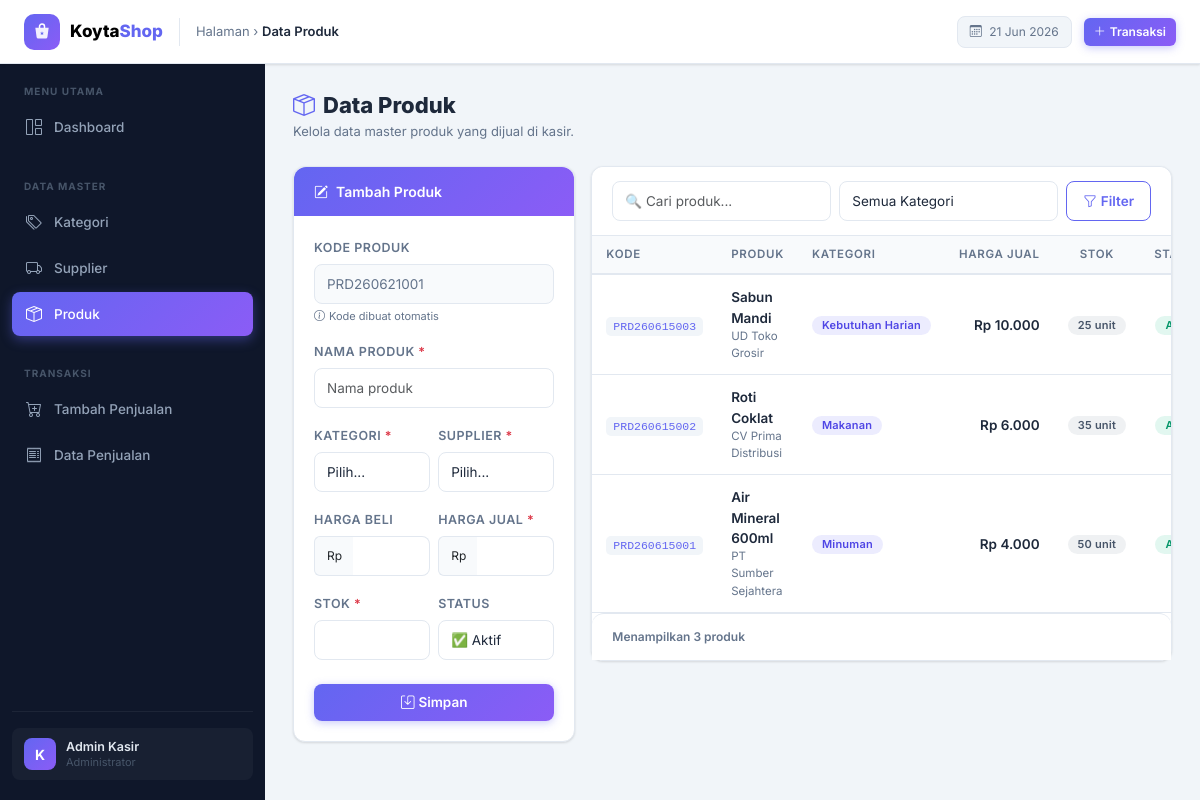
The page /index.php?page=data_produk on the database its author committed.
### tables this page shows
CREATE TABLE produk (
    id INT AUTO_INCREMENT PRIMARY KEY,
    kode_produk VARCHAR(30) NOT NULL UNIQUE,
    nama_produk VARCHAR(150) NOT NULL,
    id_kategori INT NOT NULL,
    id_supplier INT NOT NULL,
    harga_beli DECIMAL(12,2) NOT NULL DEFAULT 0,
    harga_jual DECIMAL(12,2) NOT NULL DEFAULT 0,
    stok INT NOT NULL DEFAULT 0,
    status VARCHAR(20) NOT NULL DEFAULT 'Aktif',
    created_at TIMESTAMP DEFAULT CURRENT_TIMESTAMP,
    CONSTRAINT fk_produk_kategori FOREIGN KEY (id_kategori) REFERENCES kategori(id),
    CONSTRAINT fk_produk_supplier FOREIGN KEY (id_supplier) REFERENCES supplier(id)
);

CREATE TABLE supplier (
    id INT AUTO_INCREMENT PRIMARY KEY,
    nama_supplier VARCHAR(100) NOT NULL,
    telepon VARCHAR(30) NULL,
    alamat TEXT NULL,
    created_at TIMESTAMP DEFAULT CURRENT_TIMESTAMP
);

CREATE TABLE kategori (
    id INT AUTO_INCREMENT PRIMARY KEY,
    nama_kategori VARCHAR(100) NOT NULL,
    deskripsi TEXT NULL,
    created_at TIMESTAMP DEFAULT CURRENT_TIMESTAMP
);

### helpers.php (called while the page is built, shortened)
<?php
function e($value): string
{
    return htmlspecialchars((string) $value, ENT_QUOTES, 'UTF-8');
}
function rupiah($value): string
{
    return "Rp " . number_format((float) $value, 0, ',', '.');
}

### classes/Produk.php (called while the page is built, shortened)
<?php
class Produk
{
    private PDO $conn;
    private string $table = "produk";
    public function __construct(PDO $db)
    {
        $this->conn = $db;
    }
    public function generateKode(): string
    {
        $prefix = "PRD" . date('ymd');
        $stmt = $this->conn->prepare(
            "SELECT kode_produk FROM {$this->table}
             WHERE kode_produk LIKE :prefix
             ORDER BY kode_produk DESC LIMIT 1"
        );
        $stmt->execute([':prefix' => $prefix . '%']);
        $last = $stmt->fetchColumn();
        $next = $last ? ((int) substr($last, -3) + 1) : 1;
        return $prefix . str_pad((string) $next, 3, '0', STR_PAD_LEFT);
    }
    public function getAll(string $keyword = "", string $idKategori = ""): array
    {
        $sql = "SELECT p.*, k.nama_kategori, s.nama_supplier
                FROM {$this->table} p
                JOIN kategori k ON p.id_kategori = k.id
                JOIN supplier s ON p.id_supplier = s.id
                WHERE 1 = 1";
        $params = [];
        $sql .= " ORDER BY p.id DESC";
        $stmt = $this->conn->prepare($sql);
        $stmt->execute($params);
        return $stmt->fetchAll();
    }
}

### pages/data_produk.php (the view, shortened to what this page needs)
<?php
$keyword       = trim($_GET['keyword'] ?? '');
$filterKategori = trim($_GET['id_kategori'] ?? '');
$editId        = isset($_GET['id']) ? (int) $_GET['id'] : 0;
$formData = [
    'id' => '', 'kode_produk' => $produkModel->generateKode(),
    'nama_produk' => '', 'id_kategori' => '', 'id_supplier' => '',
    'harga_beli' => '', 'harga_jual' => '', 'stok' => '', 'status' => 'Aktif',
];
$dataProduk = $produkModel->getAll($keyword, $filterKategori);
?>
<div class="page-header">
    <div>
        <h3><i class="bi bi-box-seam me-2" style="color:var(--accent)"></i>Data Produk</h3>
        <p class="subtitle">Kelola data master produk yang dijual di kasir.</p>
    </div>
</div>
<div class="row g-3">
    <div class="col-xl-4">
        <div class="card">
            <div class="card-header accent">
                <i class="bi bi-pencil-square me-2"></i><?= $editId > 0 ? 'Edit Produk' : 'Tambah Produk' ?>
            </div>
            <div class="card-body">
                <form method="post" action="proses_produk.php">
                    <div class="mb-3">
                        <label class="form-label">Kode Produk</label>
                        <input type="text" name="kode_produk" class="form-control"
                               value="<?= e($formData['kode_produk']) ?>" readonly>
                        <div style="font-size:11px;color:var(--text-muted);margin-top:4px"><i class="bi bi-info-circle me-1"></i>Kode dibuat otomatis</div>
                    </div>
                    <div class="mb-3">
                        <label class="form-label">Nama Produk <span class="text-danger">*</span></label>
                        <input type="text" name="nama_produk" class="form-control"
                               value="<?= e($formData['nama_produk']) ?>" placeholder="Nama produk" required>
                    </div>
                    <div class="row g-2 mb-3">
                        <div class="col-6">
                            <label class="form-label">Kategori <span class="text-danger">*</span></label>
                            <select name="id_kategori" class="form-select" required>
                                <option value="">Pilih...</option>
                            </select>
                        </div>
                        <div class="col-6">
                            <label class="form-label">Supplier <span class="text-danger">*</span></label>
                            <select name="id_supplier" class="form-select" required>
                                <option value="">Pilih...</option>
                            </select>
                        </div>
                    </div>
                    <div class="row g-2 mb-3">
                        <div class="col-6">
                            <label class="form-label">Harga Beli</label>
                            <div class="input-group">
                                <span class="input-group-text" style="border:1.5px solid var(--border-color);border-right:none;background:#f8fafc;font-size:12px">Rp</span>
                                <input type="number" name="harga_beli" class="form-control" style="border-left:none" min="0" value="<?= e($formData['harga_beli']) ?>" required>
                            </div>
                        </div>
                        <div class="col-6">
                            <label class="form-label">Harga Jual <span class="text-danger">*</span></label>
                            <div class="input-group">
                                <span class="input-group-text" style="border:1.5px solid var(--border-color);border-right:none;background:#f8fafc;font-size:12px">Rp</span>
                                <input type="number" name="harga_jual" class="form-control" style="border-left:none" min="1" value="<?= e($formData['harga_jual']) ?>" required>
                            </div>
                        </div>
                    </div>
                    <div class="row g-2 mb-4">
                        <div class="col-6">
                            <label class="form-label">Stok <span class="text-danger">*</span></label>
                            <input type="number" name="stok" class="form-control" min="0" value="<?= e($formData['stok']) ?>" required>
                        </div>
                        <div class="col-6">
                            <label class="form-label">Status</label>
                            <select name="status" class="form-select" required>
                                <option value="Aktif" <?= $formData['status'] === 'Aktif' ? 'selected' : '' ?>>✅ Aktif</option>
                            </select>
                        </div>
                    </div>
                    <div class="d-flex gap-2">
                        <button type="submit" class="btn btn-primary flex-fill">
                            <i class="bi bi-save me-1"></i><?= $editId > 0 ? 'Update' : 'Simpan' ?>
                        </button>
                    </div>
                </form>
            </div>
        </div>
    </div>
    <div class="col-xl-8">
        <div class="card">
            <div class="card-header">
                <form class="d-flex flex-wrap gap-2 filter-area" method="get">
                    <input type="search" name="keyword" class="form-control" style="min-width:160px;flex:1"
                           placeholder="&#128269; Cari produk..." value="<?= e($keyword) ?>">
                    <select name="id_kategori" class="form-select" style="min-width:130px;flex:1">
                        <option value="">Semua Kategori</option>
                    </select>
                    <button type="submit" class="btn btn-outline-primary">
                        <i class="bi bi-funnel me-1"></i>Filter
                    </button>
                </form>
            </div>
            <div class="card-body p-0">
                <div class="table-responsive">
                    <table class="table mb-0">
                        <thead>
                            <tr>
                                <th>Kode</th>
                                <th>Produk</th>
                                <th>Kategori</th>
                                <th class="text-end">Harga Jual</th>
                                <th class="text-center">Stok</th>
                                <th class="text-center">Status</th>
                            </tr>
                        </thead>
                        <tbody>
                            <?php if (!empty($dataProduk)) : ?>
                                <?php foreach ($dataProduk as $row) : ?>
                                    <tr>
                                        <td><code style="font-size:11.5px;background:#f1f5f9;padding:3px 7px;border-radius:5px;color:var(--accent)"><?= e($row['kode_produk']) ?></code></td>
                                        <td>
                                            <div style="font-weight:600"><?= e($row['nama_produk']) ?></div>
                                            <div style="font-size:11.5px;color:var(--text-muted)"><?= e($row['nama_supplier']) ?></div>
                                        </td>
                                        <td>
                                            <span class="badge badge-indigo-soft"><?= e($row['nama_kategori']) ?></span>
                                        </td>
                                        <td class="text-end" style="font-weight:600"><?= rupiah($row['harga_jual']) ?></td>
                                        <td class="text-center">
                                            <span class="badge <?= (int) $row['stok'] <= 5 ? 'badge-danger-soft' : 'badge-secondary-soft' ?>">
                                                <?= e($row['stok']) ?> unit
                                            </span>
                                        </td>
                                        <td class="text-center">
                                            <span class="badge <?= $row['status'] === 'Aktif' ? 'badge-success-soft' : 'badge-secondary-soft' ?>">
                                            </span>
                                        </td>
                                    </tr>
                                <?php endforeach; ?>
                            <?php endif; ?>
                        </tbody>
                    </table>
                </div>
            </div>
            <?php if (!empty($dataProduk)) : ?>
                <div class="card-header" style="border-top:1px solid var(--border-color);border-bottom:none;font-size:12px;color:var(--text-muted)">
                    Menampilkan <?= count($dataProduk) ?> produk
                </div>
            <?php endif; ?>
        </div>
    </div>
</div>

### index.php (shortened to what this page needs)
<?php
require_once "helpers.php";
require_once "config/Database.php";
require_once "classes/Produk.php";
$database = new Database();
$db = $database->getConnection();
$produkModel = new Produk($db);
$page = $_GET['page'] ?? 'dashboard';
$allowedPages = [
    'dashboard'        => 'pages/dashboard.php',
    'data_kategori'    => 'pages/data_kategori.php',
    'data_supplier'    => 'pages/data_supplier.php',
    'data_produk'      => 'pages/data_produk.php',
    'form_penjualan'   => 'pages/form_penjualan.php',
    'data_penjualan'   => 'pages/data_penjualan.php',
    'detail_penjualan' => 'pages/detail_penjualan.php',
];
$pageTitles = [
    'dashboard'        => 'Dashboard',
    'data_kategori'    => 'Data Kategori',
    'data_supplier'    => 'Data Supplier',
    'data_produk'      => 'Data Produk',
    'form_penjualan'   => 'Tambah Penjualan',
    'data_penjualan'   => 'Data Penjualan',
    'detail_penjualan' => 'Detail Penjualan',
];
$currentTitle = $pageTitles[$page] ?? 'Sistem Kasir';
?>
<!doctype html>
<html lang="id">
<head>
    <link href="https://cdn.jsdelivr.net/npm/bootstrap@5.3.3/dist/css/bootstrap.min.css" rel="stylesheet">
    <link href="https://cdn.jsdelivr.net/npm/bootstrap-icons@1.11.3/font/bootstrap-icons.css" rel="stylesheet">
</head>
<body>
<header class="topbar">
    <a href="index.php" class="topbar-brand">
        <div class="brand-icon">
        </div>
        <span style="color:#000">Koyta<span style="color:var(--accent)">Shop</span></span>
    </a>
    <div class="topbar-breadcrumb d-none d-md-block">
        Halaman &rsaquo; <strong><?= e($currentTitle) ?></strong>
    </div>
    <div class="topbar-actions">
        <div class="topbar-date d-none d-sm-block">
            <i class="bi bi-calendar3 me-1"></i>
            <?= date('d M Y') ?>
        </div>
        <a href="index.php?page=form_penjualan" class="btn btn-primary btn-sm d-none d-md-flex align-items-center gap-1">
            <i class="bi bi-plus-lg"></i> Transaksi
        </a>
    </div>
</header>
<div class="app-shell">
    <aside class="sidebar">
        <div class="sidebar-section-label">Menu Utama</div>
        <ul class="sidebar-nav">
            <li>
                <a href="index.php?page=dashboard" class="<?= $page === 'dashboard' ? 'active' : '' ?>">
                    <i class="bi bi-grid-1x2"></i> Dashboard
                </a>
            </li>
        </ul>
        <div class="sidebar-section-label">Data Master</div>
        <ul class="sidebar-nav">
            <li>
                <a href="index.php?page=data_kategori" class="<?= $page === 'data_kategori' ? 'active' : '' ?>">
                    <i class="bi bi-tags"></i> Kategori
                </a>
            </li>
            <li>
                <a href="index.php?page=data_supplier" class="<?= $page === 'data_supplier' ? 'active' : '' ?>">
                    <i class="bi bi-truck"></i> Supplier
                </a>
            </li>
            <li>
                <a href="index.php?page=data_produk" class="<?= $page === 'data_produk' ? 'active' : '' ?>">
                    <i class="bi bi-box-seam"></i> Produk
                </a>
            </li>
        </ul>
        <div class="sidebar-section-label">Transaksi</div>
        <ul class="sidebar-nav">
            <li>
                <a href="index.php?page=form_penjualan" class="<?= $page === 'form_penjualan' ? 'active' : '' ?>">
                    <i class="bi bi-cart-plus"></i> Tambah Penjualan
                </a>
            </li>
            <li>
                <a href="index.php?page=data_penjualan" class="<?= in_array($page, ['data_penjualan', 'detail_penjualan'], true) ? 'active' : '' ?>">
                    <i class="bi bi-receipt"></i> Data Penjualan
                </a>
            </li>
        </ul>
        <div class="sidebar-footer">
            <div class="sidebar-footer-info">
                <div class="sidebar-footer-avatar">K</div>
                <div class="sidebar-footer-text">
                    <div class="sidebar-footer-name">Admin Kasir</div>
                    <div class="sidebar-footer-role">Administrator</div>
                </div>
            </div>
        </div>
    </aside>
    <main class="main-content">
        <?php
        if (array_key_exists($page, $allowedPages)) {
            include $allowedPages[$page];
        } else {
            echo '<div class="alert alert-danger"><i class="bi bi-exclamation-circle-fill me-2"></i>Halaman tidak ditemukan.</div>';
        }
        ?>
    </main>
</div>
</body>
</html>

### rows shown on the page
produk: kode_produk "PRD260615003", nama_produk "Sabun Mandi", id_supplier.nama_supplier "UD Toko Grosir", id_kategori.nama_kategori "Kebutuhan Harian", harga_jual "Rp 10.000", stok "25"
produk: kode_produk "PRD260615002", nama_produk "Roti Coklat", id_supplier.nama_supplier "CV Prima Distribusi", id_kategori.nama_kategori "Makanan", harga_jual "Rp 6.000", stok "35"
produk: kode_produk "PRD260615001", nama_produk "Air Mineral 600ml", id_supplier.nama_supplier "PT Sumber Sejahtera", id_kategori.nama_kategori "Minuman", harga_jual "Rp 4.000", stok "50"

### other values the page prints
$currentTitle "Data Produk"
count($dataProduk) "3"
